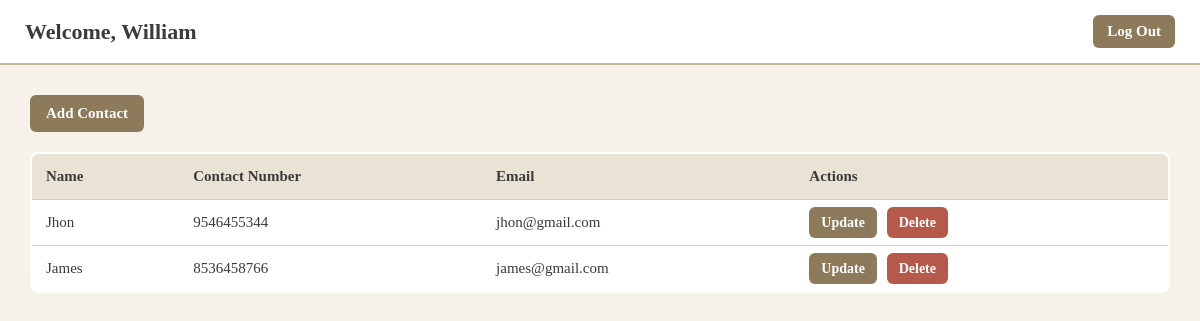
The page /home/ (signed in) on the database its author committed.
### contacts/models.py (models this page shows, shortened)
class User(AbstractUser):
    phonenumber = models.CharField(max_length=20,blank=True,null=True)

class Contacts(models.Model):
    user = models.ForeignKey(User,on_delete=models.CASCADE,blank=False,null=False)
    name = models.CharField(max_length=25,blank=False,null=False)
    email = models.CharField(max_length=30,blank=False,null=False)
    number = models.CharField(max_length=20,blank=False,null=False)
    ROLE_CHOICES = [
        ('user','User'),
    ]
    role = models.CharField(max_length=10,choices=ROLE_CHOICES,default='user')

### contacts/views.py (the view)
# urls.py: 2. Add a URL to urlpatterns:  path('', views.home, name='home')
def home(request):
    contact_list = Contacts.objects.filter(user=request.user)
    return render(request,'home.html',{'contact_list':contact_list})

### contacts/templates/home.html (shortened to what this page needs)
{% load static %}
<!DOCTYPE html>
<html lang="en">
<head>
    <link rel="stylesheet" href="{% static 'css/home.css' %}">
</head>
<body>
    <nav>
        <h1>Welcome, {{ request.user.username }}</h1>
        <a href="{% url 'login' %}" class="logout-btn">Log Out</a>
    </nav>
    <div class="container">
        <a href="{% url 'addcontact' %}" class="add-btn">Add Contact</a>
        <table>
            <thead>
                <tr>
                    <th>Name</th>
                    <th>Contact Number</th>
                    <th>Email</th>
                    <th>Actions</th>
                </tr>
            </thead>
            <tbody>
            {% for x in contact_list %}
                <tr>
                    <td>{{ x.name }}</td>
                    <td>{{ x.number }}</td>
                    <td>{{ x.email }}</td>
                    <td>
                        <a href="{% url 'update_contact' x.id %}" class="update-btn">Update</a>
                        <a href="{% url 'delete_contact' x.id %}" class="delete-btn">Delete</a>
                    </td>
                </tr>
            {% endfor %}
            </tbody>
        </table>
    </div>
</body>
</html>

### contacts/static/css/home.css (style rules this page uses)
body { font-family: "Times New Roman", serif; background-color: #f6f2e9; margin: 0; padding: 0; }
nav { background: #ffffff; padding: 15px 25px; border-bottom: 2px solid #c4b89b; display: flex; justify-content: space-between; align-items: center; }
nav h1 { font-size: 22px; font-weight: bold; color: #3c3b3a; margin: 0; }
.logout-btn { background-color: #8c7a5b; color: white; padding: 8px 14px; border-radius: 6px; text-decoration: none; font-size: 15px; font-weight: 600; transition: 0.3s; }
.container { padding: 30px; }
.add-btn { display: inline-block; background-color: #8c7a5b; color: white; padding: 10px 16px; border-radius: 6px; text-decoration: none; font-weight: 600; font-size: 15px; margin-bottom: 20px; transition: 0.3s; }
table { width: 100%; border-collapse: collapse; background: #ffffff; border: 2px solid #c4b89b; border-radius: 8px; overflow: hidden; }
table th, table td { padding: 14px; border-bottom: 1px solid #d6ccb9; text-align: left; font-size: 15px; color: #3c3b3a; }
table thead { background-color: #e9e3d6; font-weight: bold; }
.update-btn, .delete-btn { padding: 8px 12px; border-radius: 6px; border: none; font-weight: 600; cursor: pointer; text-decoration: none; transition: 0.3s; font-size: 14px; }
.update-btn { background-color: #8c7a5b; color: white; }
.delete-btn { background-color: #b55a4a; color: white; margin-left: 6px; }

### rows shown on the page
User: user.username "William"
Contacts: name "Jhon", number "9546455344", email "jhon@gmail.com"
Contacts: name "James", number "8536458766", email "james@gmail.com"
